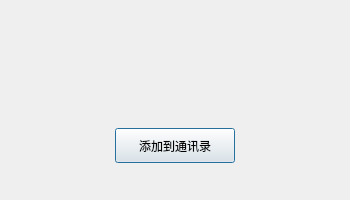
<?xml version="1.0" encoding="UTF-8"?>
<ui version="4.0">
 <class>FindSuccessDlg</class>
 <widget class="QDialog" name="FindSuccessDlg">
  <property name="geometry">
   <rect>
    <x>0</x>
    <y>0</y>
    <width>350</width>
    <height>200</height>
   </rect>
  </property>
  <property name="minimumSize">
   <size>
    <width>350</width>
    <height>200</height>
   </size>
  </property>
  <property name="maximumSize">
   <size>
    <width>350</width>
    <height>200</height>
   </size>
  </property>
  <property name="windowTitle">
   <string>Dialog</string>
  </property>
  <layout class="QVBoxLayout" name="verticalLayout">
   <item>
    <widget class="QWidget" name="widget" native="true">
     <layout class="QHBoxLayout" name="horizontalLayout">
      <item>
       <widget class="QLabel" name="head_lb">
        <property name="minimumSize">
         <size>
          <width>50</width>
          <height>50</height>
         </size>
        </property>
        <property name="maximumSize">
         <size>
          <width>50</width>
          <height>50</height>
         </size>
        </property>
        <property name="text">
         <string/>
        </property>
       </widget>
      </item>
      <item>
       <widget class="QLabel" name="name_lb">
        <property name="text">
         <string/>
        </property>
       </widget>
      </item>
      <item>
       <spacer name="horizontalSpacer">
        <property name="orientation">
         <enum>Qt::Horizontal</enum>
        </property>
        <property name="sizeHint" stdset="0">
         <size>
          <width>239</width>
          <height>20</height>
         </size>
        </property>
       </spacer>
      </item>
     </layout>
    </widget>
   </item>
   <item>
    <widget class="QWidget" name="widget_2" native="true">
     <layout class="QHBoxLayout" name="horizontalLayout_2">
      <item>
       <widget class="ClickedBtn" name="add_friend_btn">
        <property name="minimumSize">
         <size>
          <width>120</width>
          <height>35</height>
         </size>
        </property>
        <property name="maximumSize">
         <size>
          <width>120</width>
          <height>35</height>
         </size>
        </property>
        <property name="text">
         <string>添加到通讯录</string>
        </property>
       </widget>
      </item>
     </layout>
    </widget>
   </item>
  </layout>
 </widget>
 <customwidgets>
  <customwidget>
   <class>ClickedBtn</class>
   <extends>QPushButton</extends>
   <header location="global">clickedbtn.h</header>
  </customwidget>
 </customwidgets>
 <resources/>
 <connections/>
</ui>
